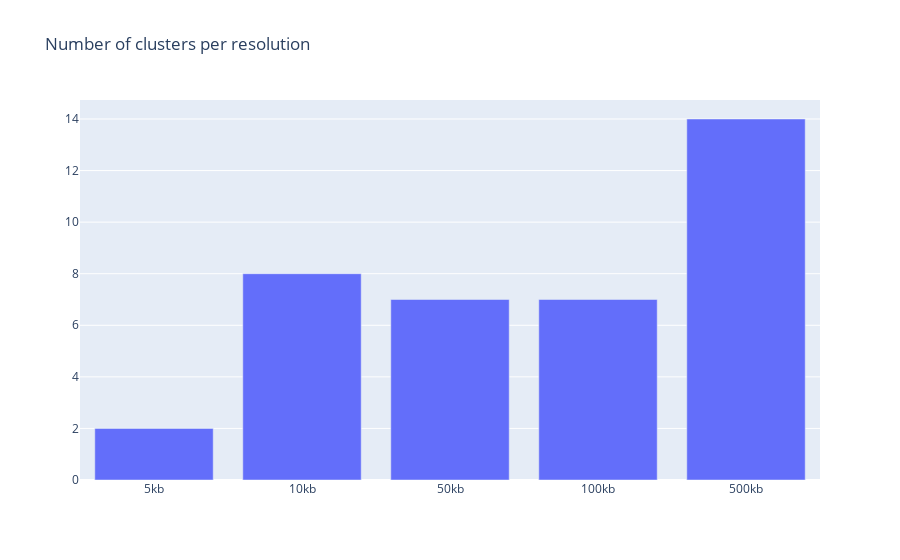

Notebook code for this chart:
### Code cell
#Plot them 
fig = go.Figure()
fig.add_trace(go.Bar(x=list(CTCF_RESOLUTIONS.keys()), y=list(CTCF_RESOLUTIONS.values()), name="CTCF"))
fig.update_layout(barmode='group', title="Number of clusters per resolution")
fig.show()

#  Save the figure as a svg file
fig.write_image("../analysis_results/ctcf_cluters_resolutions.svg")

### Figure 1 — Plotly figure (JSON) as saved in the notebook; plotly's stock layout.template omitted (floating-point values rounded to 4 significant figures)
{"data": [{"name": "CTCF", "type": "bar", "x": ["5kb", "10kb", "50kb", "100kb", "500kb"], "y": [2, 8, 7, 7, 14]}], "layout": {"barmode": "group", "title": {"text": "Number of clusters per resolution"}}}
